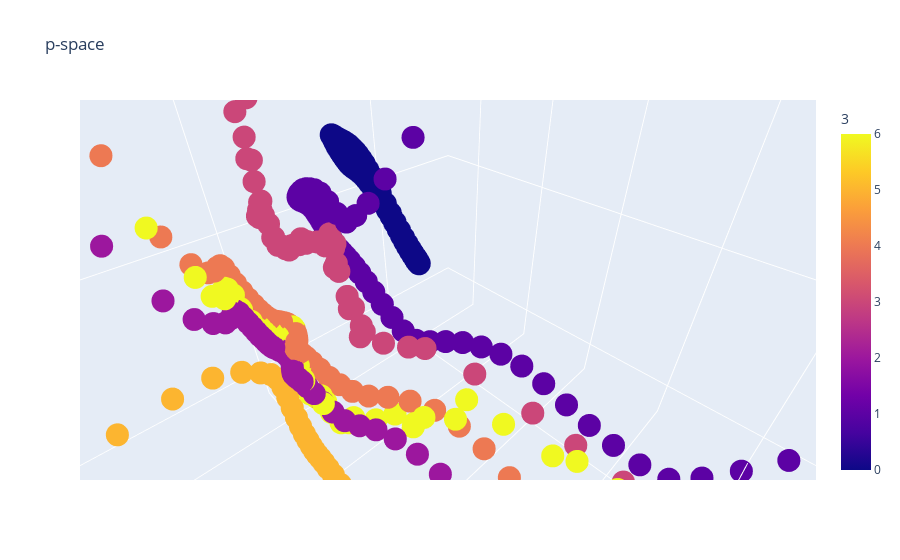

Notebook code for this chart:
### Code cell
H = np.empty((ne,d,p))
for i in trange(ne):
    for j in range(d):
        DD = D[i:i+1,j:j+1,:]
        DD = np.tile(DD,[1,nt,1])
        H[i,j,:] = (encoder(DD).numpy())[0,0,0:p]
C = H[:,:,0:p]
C_reshaped = PCA(3).fit_transform(np.reshape(C, [-1, p]))
state_reshaped = np.repeat(range(ne),d)[:,np.newaxis]
shift_reshaped = np.array(list(range(d))*ne)[:,np.newaxis]
tem = np.concatenate([C_reshaped,state_reshaped,shift_reshaped], axis=1)
px.scatter_3d(pd.DataFrame(tem),x=0,y=1,z=2,color=3,title='p-space')

### Figure 1 — Plotly figure (JSON) as saved in the notebook; plotly's stock layout.template omitted (floating-point values rounded to 4 significant figures; data arrays with more than 128 entries replaced by an {"elided": "..."} marker saying what was removed)
{"data": [{"hovertemplate": "0=%{x}<br>1=%{y}<br>2=%{z}<br>3=%{marker.color}<extra></extra>", "legendgroup": "", "marker": {"color": {"elided": "700 int values"}, "coloraxis": "coloraxis", "symbol": "circle"}, "mode": "markers", "name": "", "scene": "scene", "showlegend": false, "type": "scatter3d", "x": {"elided": "700 float values"}, "y": {"elided": "700 float values"}, "z": {"elided": "700 float values"}}], "layout": {"autosize": true, "coloraxis": {"colorbar": {"title": {"text": "3"}}, "colorscale": [[0, "#0d0887"], [0.1111, "#46039f"], [0.2222, "#7201a8"], [0.3333, "#9c179e"], [0.4444, "#bd3786"], [0.5556, "#d8576b"], [0.6667, "#ed7953"], [0.7778, "#fb9f3a"], [0.8889, "#fdca26"], [1, "#f0f921"]]}, "legend": {"tracegroupgap": 0}, "scene": {"aspectmode": "auto", "aspectratio": {"x": 1, "y": 1, "z": 1}, "camera": {"center": {"x": 0, "y": 0, "z": 0}, "eye": {"x": 0.005774, "y": 0.005774, "z": 0.005774}, "projection": {"type": "perspective"}, "up": {"x": 0, "y": 0, "z": 1}}, "domain": {"x": [0, 1], "y": [0, 1]}, "xaxis": {"title": {"text": "0"}, "type": "linear"}, "yaxis": {"title": {"text": "1"}, "type": "linear"}, "zaxis": {"title": {"text": "2"}, "type": "linear"}}, "title": {"text": "p-space"}}}
